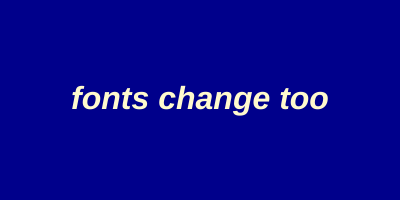
Frame 1 (no input)
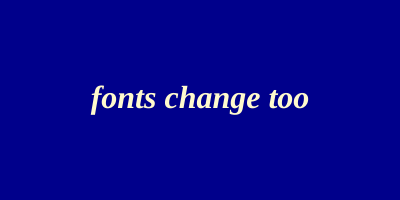
Frame 60 (no input)
Frame 120 (the mouse pressed at the canvas centre since frame 60): identical to frame 60, image omitted

The p5.js sketch that drew these frames (run headless with seeded random() and noise() and a simulated clock; from frame 60 on, the mouse is pressed at the canvas centre):

// p5.js sketch
// ── sketch.js
// make a list[] of fonts
let fonts = ["Arial", "Verdana", "Tahoma", "Georgia", "Courier New"];

function setup() {
  createCanvas(400, 200); 
  
  // text set-up
  textStyle(BOLDITALIC);
  textAlign(CENTER, CENTER);
  textSize(32);
  fill("lemonchiffon"); // text color
}

function draw() {
  background("darkblue");

  // framecount is very fast so we reduce it by 0.1
  let slowTime = frameCount * 0.1;

  // turns the counter into a 1-2-3-4-5 loop
  let counter = slowTime % 5;

  // we don't want decimals. int() cuts them out
  let i = int(counter);

  // choose font number 'i'
  textFont(fonts[i]);

  // display text in the center
  text("fonts change too", width / 2, height / 2);
}
